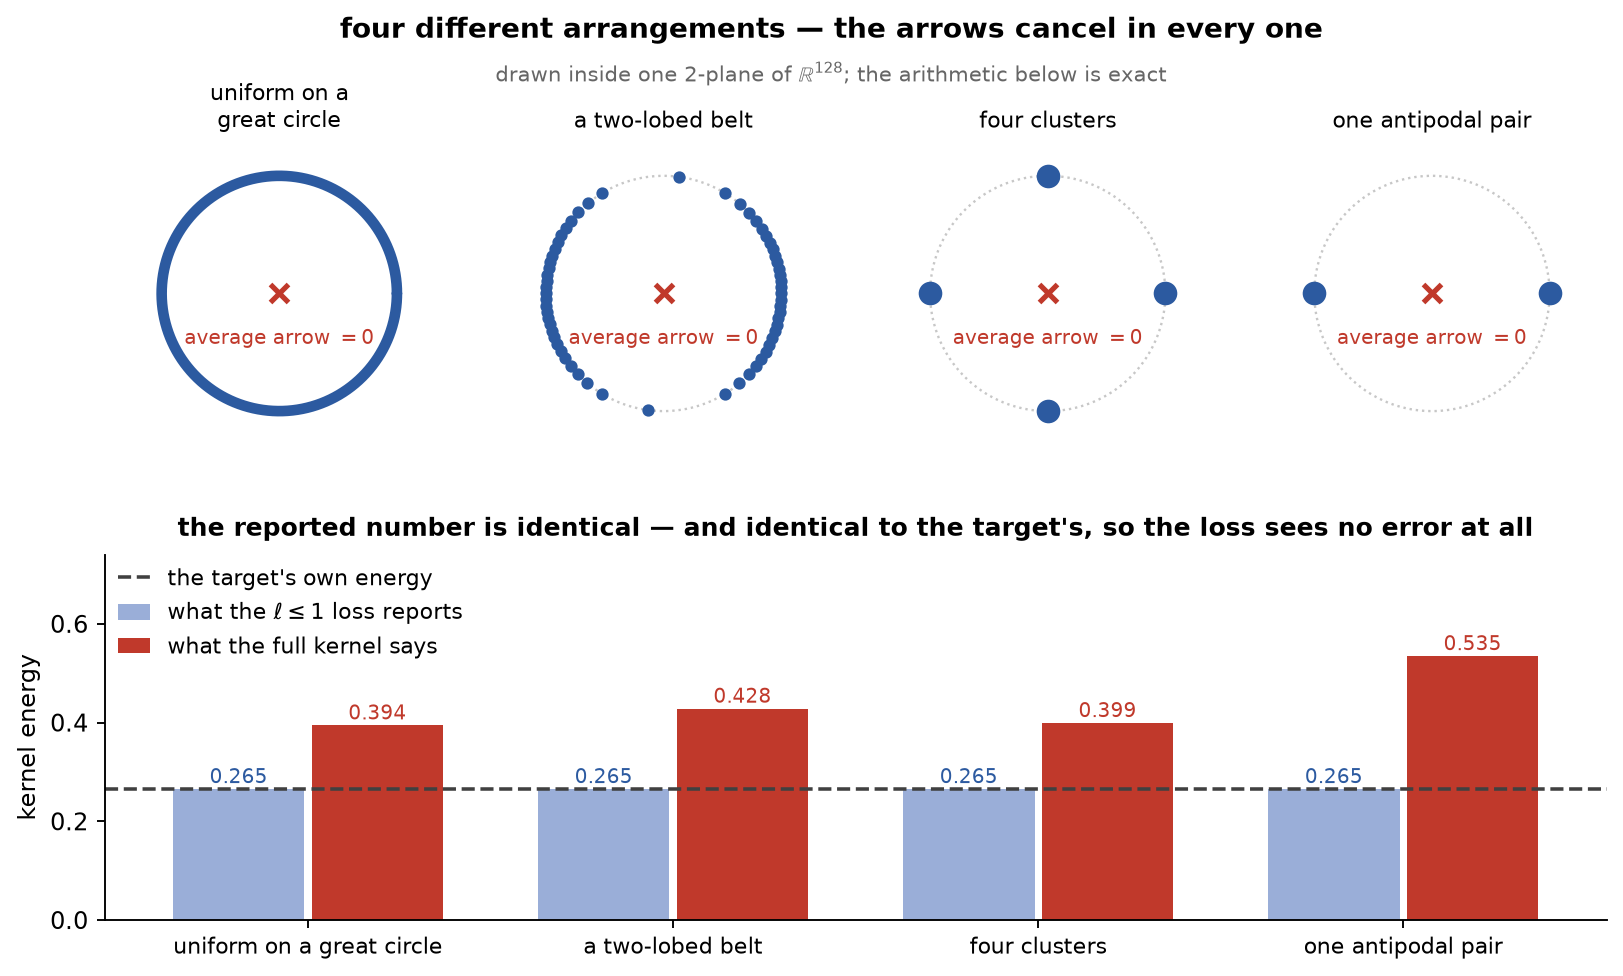

This figure's Python source:
"""What the picture proves: the l<=1 loss is a function of ONE number -- the length of
the average arrow -- so every arrangement whose arrows cancel gets the identical score,
and that score is the target's own. The true energies of those same arrangements differ
by a factor of two.

Top   : four arrangements, all with average arrow exactly zero.
Bottom: what the l<=1 loss reports for each (identical) vs what the full kernel says.
"""
import os
import numpy as np
import matplotlib
matplotlib.use("Agg")
import matplotlib.pyplot as plt
from scipy import integrate, special
import math

OUT = os.path.join(os.path.dirname(os.path.abspath(__file__)), "fig_blind.png")

c, d = 4.0 / 3.0, 128
nu = (d - 2) / 2.0


def log_iv(mu, x, kmax=60):
    k = np.arange(kmax)
    return special.logsumexp((2 * k + mu) * math.log(x / 2)
                             - special.gammaln(k + 1) - special.gammaln(k + mu + 1))


def A(l):
    return math.exp(-c + special.gammaln(nu) + nu * math.log(2 / c) + math.log(nu + l)
                    + log_iv(nu + l, c)
                    + special.gammaln(l + 2 * nu) - special.gammaln(2 * nu)
                    - special.gammaln(l + 1))


A0, A1 = A(0), A(1)
w = lambda t: (1 - t * t) ** ((d - 3) / 2.0)
E_target = (math.exp(-c) * integrate.quad(lambda t: math.exp(c * t) * w(t), -1, 1, limit=400)[0]
            / integrate.quad(w, -1, 1, limit=400)[0])


def energy(th, p=None):
    th = np.asarray(th, float)
    p = np.ones_like(th) if p is None else np.asarray(p, float)
    p = p / p.sum()
    return float(math.exp(-c) * (p[:, None] * p[None, :] * np.exp(c * np.cos(th[:, None] - th[None, :]))).sum())


G = 4096
tg = np.arange(G) * 2 * np.pi / G
CONFIGS = [
    ("uniform on a\ngreat circle", tg, np.ones(G)),
    ("a two-lobed belt", tg, 1 + np.cos(2 * tg)),
    ("four clusters", np.array([0, .5, 1, 1.5]) * np.pi, None),
    ("one antipodal pair", np.array([0.0, np.pi]), None),
]
Etrue = [energy(t, p) for _, t, p in CONFIGS]
for (n, t, p), E in zip(CONFIGS, Etrue):
    print(f"{n.replace(chr(10),' '):<22} true {E:.6f}   reported {A0:.6f}   gap {E-E_target:.6f}")
print(f"{'target (uniform S^127)':<22} true {E_target:.6f}   reported {A0:.6f}")

fig = plt.figure(figsize=(11.4, 6.0))
gs = fig.add_gridspec(2, 1, height_ratios=[1.0, 1.15], hspace=0.30)

# ---------------- top: the four arrangements ----------------------------------
gsT = gs[0].subgridspec(1, 4, wspace=0.10)
th = np.linspace(0, 2 * np.pi, 600)
for i, (name, tt, pp) in enumerate(CONFIGS):
    ax = fig.add_subplot(gsT[0, i])
    ax.plot(np.cos(th), np.sin(th), color="0.78", lw=1.0, ls=":")
    if pp is None:                                   # a few atoms
        ax.plot(np.cos(tt), np.sin(tt), "o", color="#2c5aa0", ms=9, zorder=3)
    elif np.allclose(pp, pp[0]):                     # uniform ring
        ax.plot(np.cos(th), np.sin(th), color="#2c5aa0", lw=4.5, solid_capstyle="round")
    else:                                            # density -> equal-mass dots
        cdf = np.cumsum(pp); cdf /= cdf[-1]
        q = np.interp(np.linspace(0, 1, 60, endpoint=False), cdf, tt)
        ax.plot(np.cos(q), np.sin(q), "o", color="#2c5aa0", ms=4.2, zorder=3)
    ax.plot(0, 0, "x", color="#c0392b", ms=8, mew=2.2, zorder=4)
    ax.text(0, -0.30, "average arrow $=0$", color="#c0392b", fontsize=8.5,
            ha="center", va="top")
    ax.set_aspect("equal"); ax.axis("off")
    ax.set_xlim(-1.35, 1.35); ax.set_ylim(-1.35, 1.35)
    ax.set_title(name, fontsize=9.5, pad=3)

fig.text(0.5, 0.975, "four different arrangements — the arrows cancel in every one",
         ha="center", fontsize=12, fontweight="bold")
fig.text(0.5, 0.932, "drawn inside one 2-plane of $\\mathbb{R}^{128}$; the arithmetic below is exact",
         ha="center", fontsize=9, color="0.4")

# ---------------- bottom: reported vs true ------------------------------------
axb = fig.add_subplot(gs[1])
x = np.arange(len(CONFIGS))
axb.bar(x - 0.19, [A0] * len(CONFIGS), width=0.36, color="#9aaed8",
        label="what the $\\ell \\leq 1$ loss reports")
axb.bar(x + 0.19, Etrue, width=0.36, color="#c0392b",
        label="what the full kernel says")
axb.axhline(E_target, color="0.25", ls="--", lw=1.5, label="the target's own energy")

for i, E in enumerate(Etrue):
    axb.text(i - 0.19, A0 + 0.012, f"{A0:.3f}", ha="center", fontsize=8.5, color="#2c5aa0")
    axb.text(i + 0.19, E + 0.012, f"{E:.3f}", ha="center", fontsize=8.5, color="#c0392b")

axb.set_xticks(x)
axb.set_xticklabels([n.replace("\n", " ") for n, _, _ in CONFIGS], fontsize=9.5)
axb.set_ylabel("kernel energy")
axb.set_ylim(0, 0.74)
axb.spines[["top", "right"]].set_visible(False)
axb.legend(frameon=False, fontsize=9.5, loc="upper left", ncol=1,
           handlelength=1.4, borderaxespad=0.2)
axb.set_title("the reported number is identical — and identical to the target's, so the loss sees no error at all",
              fontsize=10.5, fontweight="bold", pad=8)

fig.savefig(OUT, dpi=170, bbox_inches="tight", facecolor="white")
print("wrote", OUT)
